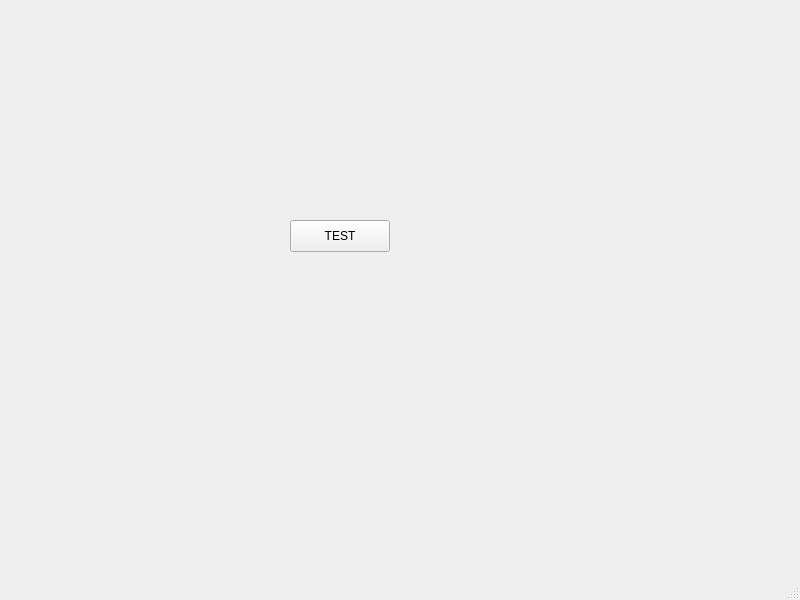
<?xml version="1.0" encoding="UTF-8"?>
<ui version="4.0">
 <class>MainWindow</class>
 <widget class="QMainWindow" name="MainWindow">
  <property name="geometry">
   <rect>
    <x>0</x>
    <y>0</y>
    <width>800</width>
    <height>600</height>
   </rect>
  </property>
  <property name="windowTitle">
   <string>login</string>
  </property>
  <widget class="QWidget" name="centralwidget">
   <widget class="QPushButton" name="pushButton">
    <property name="geometry">
     <rect>
      <x>290</x>
      <y>220</y>
      <width>100</width>
      <height>32</height>
     </rect>
    </property>
    <property name="text">
     <string>TEST</string>
    </property>
   </widget>
  </widget>
  <widget class="QMenuBar" name="menubar">
   <property name="geometry">
    <rect>
     <x>0</x>
     <y>0</y>
     <width>800</width>
     <height>24</height>
    </rect>
   </property>
  </widget>
  <widget class="QStatusBar" name="statusbar"/>
 </widget>
 <resources/>
 <connections/>
</ui>
